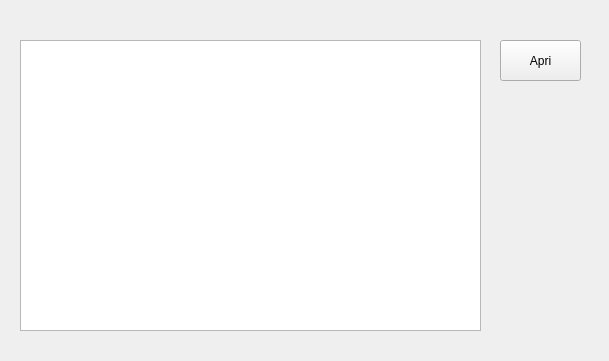
<?xml version="1.0" encoding="UTF-8"?>
<ui version="4.0">
 <class>ListaFumetti</class>
 <widget class="QWidget" name="ListaFumetti">
  <property name="geometry">
   <rect>
    <x>0</x>
    <y>0</y>
    <width>609</width>
    <height>361</height>
   </rect>
  </property>
  <property name="windowTitle">
   <string>Form</string>
  </property>
  <widget class="QPushButton" name="btn_apri">
   <property name="geometry">
    <rect>
     <x>500</x>
     <y>40</y>
     <width>81</width>
     <height>41</height>
    </rect>
   </property>
   <property name="text">
    <string>Apri</string>
   </property>
  </widget>
  <widget class="QListWidget" name="lista_fumetti">
   <property name="geometry">
    <rect>
     <x>20</x>
     <y>40</y>
     <width>461</width>
     <height>291</height>
    </rect>
   </property>
  </widget>
 </widget>
 <resources/>
 <connections/>
</ui>
